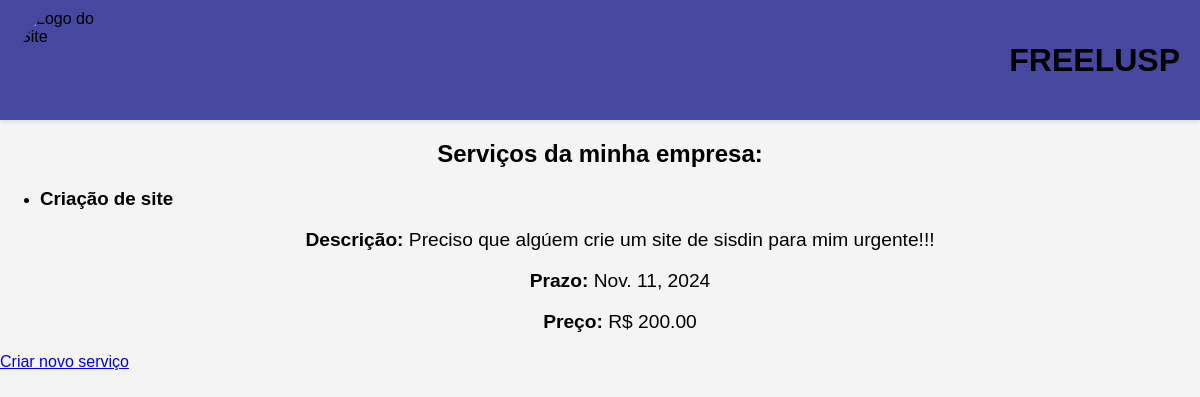
Page /servicos-da-empresa/ (signed in) on the committed database.
### meu_app/models.py (models this page shows, shortened)
class Servico(models.Model):
    titulo = models.CharField(max_length=100)
    descricao = models.TextField()
    prazo = models.DateField()
    preco = models.DecimalField(max_digits=10, decimal_places=2)
    empresa = models.ForeignKey(Empresa, on_delete=models.CASCADE, related_name='servicos')

### meu_app/views.py (the view)
# urls.py: path('servicos-da-empresa/', views.servicosDaEmpresa, name='servicosDaEmpresa'),
def servicosDaEmpresa(request):
    if request.user.is_authenticated and request.user.is_company:
        empresa = Empresa.objects.get(user=request.user)
        servicos = Servico.objects.filter(empresa=empresa)
    else:
        servicos = Servico.objects.none()
    return render(request, 'servicosDaEmpresa.html', {'servicos': servicos})

### meu_app/templates/servicosDaEmpresa.html (shortened to what this page needs)
{% extends 'base.html' %}
{% block content %}
    <h2>Serviços da minha empresa: </h2>
    <ul>
        {% for servico in servicos %}
        <li>
            <h3>{{ servico.titulo }}</h3>
            <p><strong>Descrição:</strong> {{ servico.descricao }}</p>
            <p><strong>Prazo:</strong> {{ servico.prazo }}</p>
            <p><strong>Preço:</strong> R$ {{ servico.preco }}</p>
        </li>
        {% empty %}
        <p>Nenhum serviço disponível no momento.</p>
        {% endfor %}
    </ul>
    <a href="{% url 'criar_servico' %}">Criar novo serviço</a>
{% endblock %}

### meu_app/static/css/styles.css (style rules this page uses)
body { font-family: Arial, sans-serif; margin: 0; padding: 0; background-color: #f4f4f4; }
h1, h2, p { text-align: center; }
p { font-size: 1.2em; margin-left: 35px; margin-right: 35px; }

### rows in the picture
Servico: titulo "Criação de site", descricao "Preciso que algúem crie um site de sisdin para mim urgente!!!", prazo "Nov. 11, 2024", preco "200.00"
